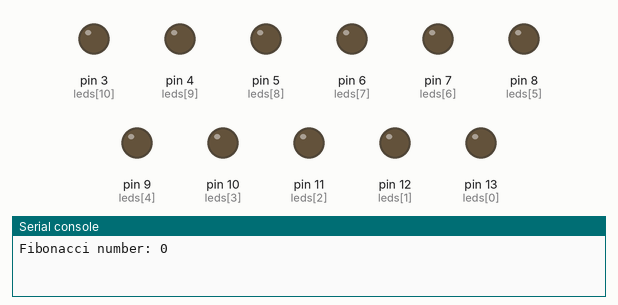
Bench run of a program on a simulated MicroPython board. On the bench: output pins drawn as LEDs (lit = HIGH), the last lines printed to the serial console.

Above: at 0.1 s.
At 2.1 s:
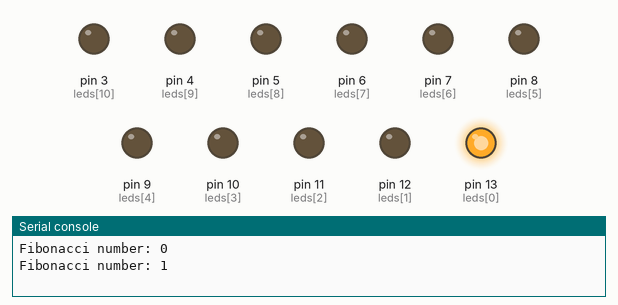
At 8.1 s:
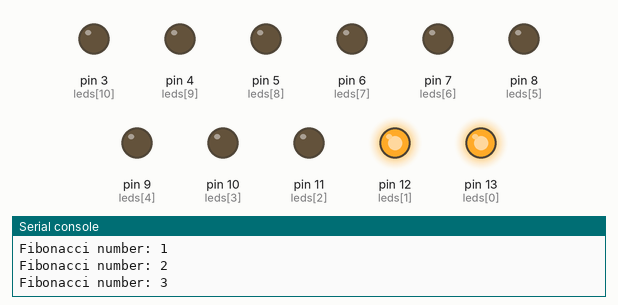
At 18.1 s:
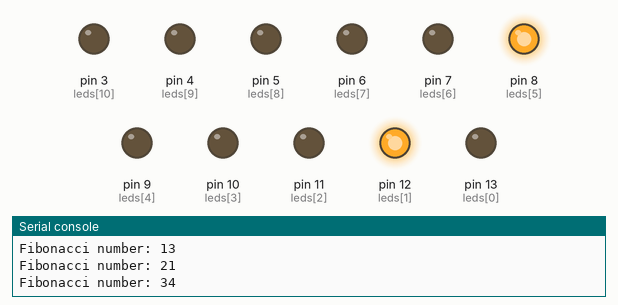
At 28.1 s:
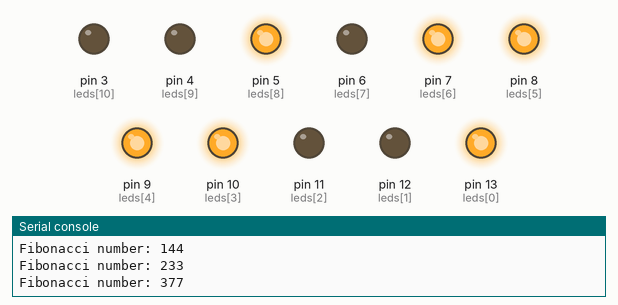
At 38.1 s:
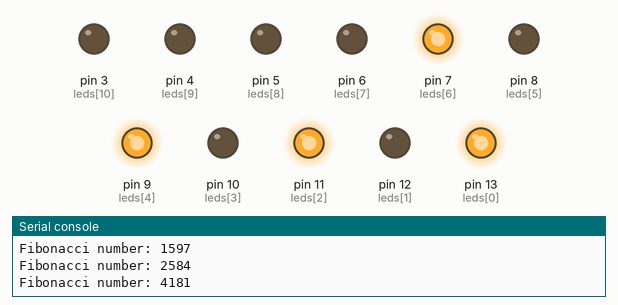
Timing chart, 0 to 39.6 s (numbered marks = the images above):
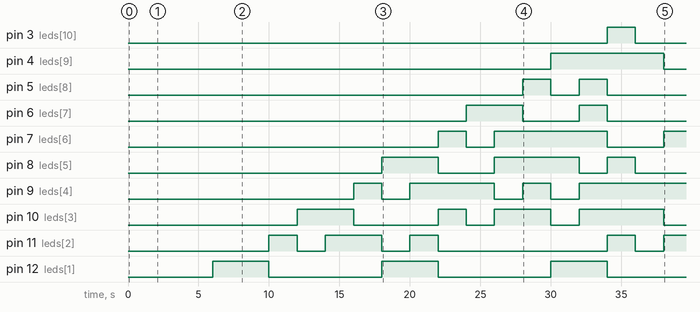

Measured:
- by itself, pin 3 (leds[10]): LOW → HIGH at 34.0 s, → LOW 2.0 s later
- by itself, pin 4 (leds[9]): LOW → HIGH at 30.0 s, → LOW 8.0 s later
- by itself, pin 5 (leds[8]): LOW → HIGH at 28.0 s, → LOW 2.0 s later, → HIGH 2.0 s later, → LOW 2.0 s later, … (4 changes in this stretch)
- by itself, pin 6 (leds[7]): LOW → HIGH at 24.0 s, → LOW 4.0 s later, → HIGH 4.0 s later, → LOW 2.0 s later
- by itself, pin 7 (leds[6]): goes HIGH 2.0 s, LOW 2.0 s, HIGH 8.0 s, LOW 4.0 s, then HIGH
- by itself, pin 8 (leds[5]): goes HIGH 4.0 s, LOW 4.0 s, HIGH 6.0 s, LOW 2.0 s, HIGH 2.0 s, then LOW
- by itself, pin 9 (leds[4]): goes HIGH 2.0 s, LOW 2.0 s, HIGH 6.0 s, LOW 2.0 s, HIGH 2.0 s, LOW 2.0 s, then HIGH
- by itself, pin 10 (leds[3]): LOW → HIGH at 12.0 s, → LOW 4.0 s later, → HIGH 6.0 s later, → LOW 2.0 s later, … (8 changes in this stretch)

The program:

Fibonacci_3_-_Copy.py
```python
from machine import Pin
import time

#led_pins = [10, 11, 12, 13, 18, 19, 20, 21]
led_pins = [13, 12, 11, 10, 9, 8, 7, 6, 5, 4, 3]
leds = [Pin(pin, Pin.OUT) for pin in led_pins]

def fibonacci():
    """Generates Fibonacci numbers."""
    a, b = 0, 1
    while True:
        yield a
        a, b = b, a + b

def binary_to_led(number):

    for i in range(len(led_pins)):
        if (number >> i) & 1:
            leds[i].value(1)
        else:
            leds[i].value(0)

fib_gen = fibonacci()
count = 0

while True:
    fib_num = next(fib_gen)
    print(f"Fibonacci number: {fib_num}")

    binary_to_led(fib_num)
    time.sleep(2)

    #Optionally, reset the LEDs after displaying
#     for led in leds:
#         led.value(0)
#     time.sleep(1)
```
